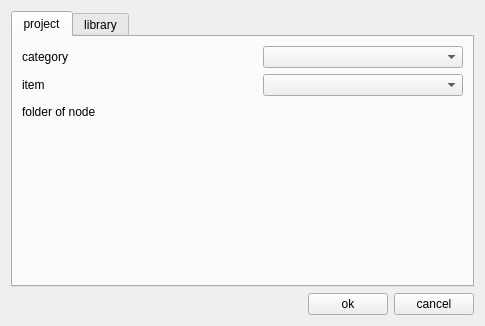
<?xml version="1.0" encoding="UTF-8"?>
<ui version="4.0">
 <class>Form</class>
 <widget class="QWidget" name="Form">
  <property name="geometry">
   <rect>
    <x>0</x>
    <y>0</y>
    <width>485</width>
    <height>326</height>
   </rect>
  </property>
  <property name="sizePolicy">
   <sizepolicy hsizetype="Minimum" vsizetype="Minimum">
    <horstretch>0</horstretch>
    <verstretch>0</verstretch>
   </sizepolicy>
  </property>
  <property name="windowTitle">
   <string>create new loader</string>
  </property>
  <layout class="QGridLayout" name="gridLayout">
   <item row="0" column="0">
    <widget class="QTabWidget" name="tabAsset">
     <property name="currentIndex">
      <number>0</number>
     </property>
     <widget class="QWidget" name="tabProject">
      <attribute name="title">
       <string>project</string>
      </attribute>
      <layout class="QGridLayout" name="gridLayout_3">
       <item row="0" column="0">
        <layout class="QGridLayout" name="gridLayout_2">
         <item row="1" column="0">
          <layout class="QHBoxLayout" name="hLayoutMime">
           <item>
            <widget class="QLabel" name="labelMime">
             <property name="text">
              <string>item</string>
             </property>
            </widget>
           </item>
           <item>
            <spacer name="horizontalSpacer_4">
             <property name="orientation">
              <enum>Qt::Horizontal</enum>
             </property>
             <property name="sizeHint" stdset="0">
              <size>
               <width>40</width>
               <height>20</height>
              </size>
             </property>
            </spacer>
           </item>
           <item>
            <widget class="QComboBox" name="comboBoxItem">
             <property name="minimumSize">
              <size>
               <width>200</width>
               <height>0</height>
              </size>
             </property>
            </widget>
           </item>
          </layout>
         </item>
         <item row="3" column="0">
          <spacer name="verticalSpacer">
           <property name="orientation">
            <enum>Qt::Vertical</enum>
           </property>
           <property name="sizeType">
            <enum>QSizePolicy::MinimumExpanding</enum>
           </property>
           <property name="sizeHint" stdset="0">
            <size>
             <width>20</width>
             <height>13</height>
            </size>
           </property>
          </spacer>
         </item>
         <item row="2" column="0">
          <layout class="QHBoxLayout" name="hLayoutFolder">
           <item>
            <widget class="QLabel" name="labelFolder">
             <property name="text">
              <string>folder of node</string>
             </property>
            </widget>
           </item>
           <item>
            <spacer name="horizontalSpacer_3">
             <property name="orientation">
              <enum>Qt::Horizontal</enum>
             </property>
             <property name="sizeType">
              <enum>QSizePolicy::MinimumExpanding</enum>
             </property>
             <property name="sizeHint" stdset="0">
              <size>
               <width>10</width>
               <height>20</height>
              </size>
             </property>
            </spacer>
           </item>
           <item>
            <widget class="QLabel" name="labelStatus">
             <property name="text">
              <string/>
             </property>
             <property name="alignment">
              <set>Qt::AlignRight|Qt::AlignTrailing|Qt::AlignVCenter</set>
             </property>
            </widget>
           </item>
          </layout>
         </item>
         <item row="0" column="0">
          <layout class="QHBoxLayout" name="hLayoutOutput">
           <item>
            <widget class="QLabel" name="labelCategory">
             <property name="text">
              <string>category</string>
             </property>
            </widget>
           </item>
           <item>
            <spacer name="horizontalSpacer">
             <property name="orientation">
              <enum>Qt::Horizontal</enum>
             </property>
             <property name="sizeHint" stdset="0">
              <size>
               <width>40</width>
               <height>20</height>
              </size>
             </property>
            </spacer>
           </item>
           <item>
            <widget class="QComboBox" name="comboBoxCategory">
             <property name="minimumSize">
              <size>
               <width>200</width>
               <height>0</height>
              </size>
             </property>
            </widget>
           </item>
          </layout>
         </item>
        </layout>
       </item>
      </layout>
     </widget>
     <widget class="QWidget" name="tabLibrary">
      <attribute name="title">
       <string>library</string>
      </attribute>
     </widget>
    </widget>
   </item>
   <item row="1" column="0">
    <layout class="QHBoxLayout" name="hLayoutOkCancel">
     <item>
      <spacer name="horizontalSpacer3">
       <property name="orientation">
        <enum>Qt::Horizontal</enum>
       </property>
       <property name="sizeHint" stdset="0">
        <size>
         <width>40</width>
         <height>20</height>
        </size>
       </property>
      </spacer>
     </item>
     <item>
      <widget class="QPushButton" name="buttonOk">
       <property name="text">
        <string>ok</string>
       </property>
      </widget>
     </item>
     <item>
      <widget class="QPushButton" name="buttonCancel">
       <property name="text">
        <string>cancel</string>
       </property>
      </widget>
     </item>
    </layout>
   </item>
  </layout>
 </widget>
 <resources/>
 <connections/>
</ui>
